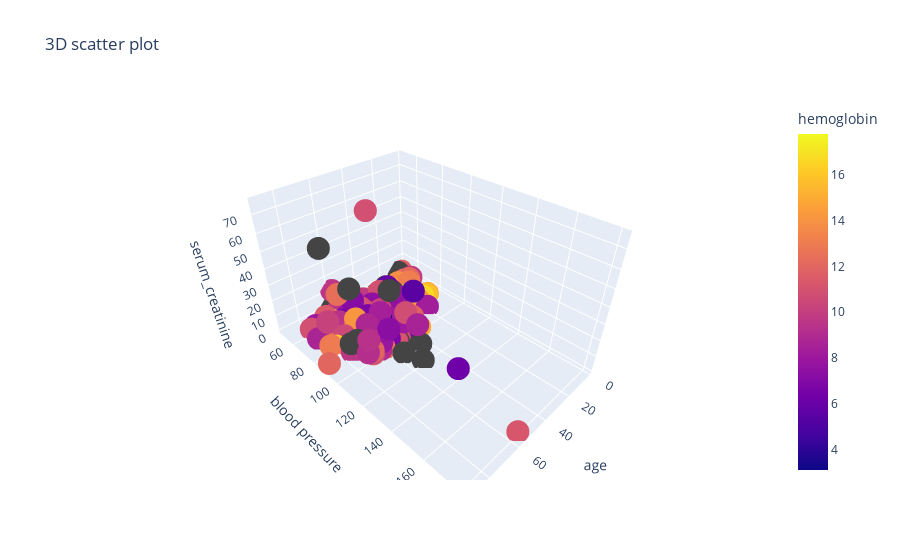

Here is the notebook cell this chart was saved with:
### Code cell
fig = px.scatter_3d(df,x = 'age',y = 'blood pressure' ,z = 'serum_creatinine',color = 'hemoglobin',title ='3D scatter plot')
fig.show()

### Figure 1 — Plotly figure (JSON) as saved in the notebook; plotly's stock layout.template omitted (floating-point values rounded to 4 significant figures; data arrays with more than 128 entries replaced by an {"elided": "..."} marker saying what was removed)
{"data": [{"hovertemplate": "age=%{x}<br>blood pressure=%{y}<br>serum_creatinine=%{z}<br>hemoglobin=%{marker.color}<extra></extra>", "legendgroup": "", "marker": {"color": {"elided": "400 float values"}, "coloraxis": "coloraxis", "symbol": "circle"}, "mode": "markers", "name": "", "scene": "scene", "showlegend": false, "type": "scatter3d", "x": {"elided": "400 int values"}, "y": {"elided": "400 int values"}, "z": {"elided": "400 float values"}}], "layout": {"coloraxis": {"colorbar": {"title": {"text": "hemoglobin"}}, "colorscale": [[0, "#0d0887"], [0.1111, "#46039f"], [0.2222, "#7201a8"], [0.3333, "#9c179e"], [0.4444, "#bd3786"], [0.5556, "#d8576b"], [0.6667, "#ed7953"], [0.7778, "#fb9f3a"], [0.8889, "#fdca26"], [1, "#f0f921"]]}, "legend": {"tracegroupgap": 0}, "scene": {"domain": {"x": [0, 1], "y": [0, 1]}, "xaxis": {"title": {"text": "age"}}, "yaxis": {"title": {"text": "blood pressure"}}, "zaxis": {"title": {"text": "serum_creatinine"}}}, "title": {"text": "3D scatter plot"}}}
